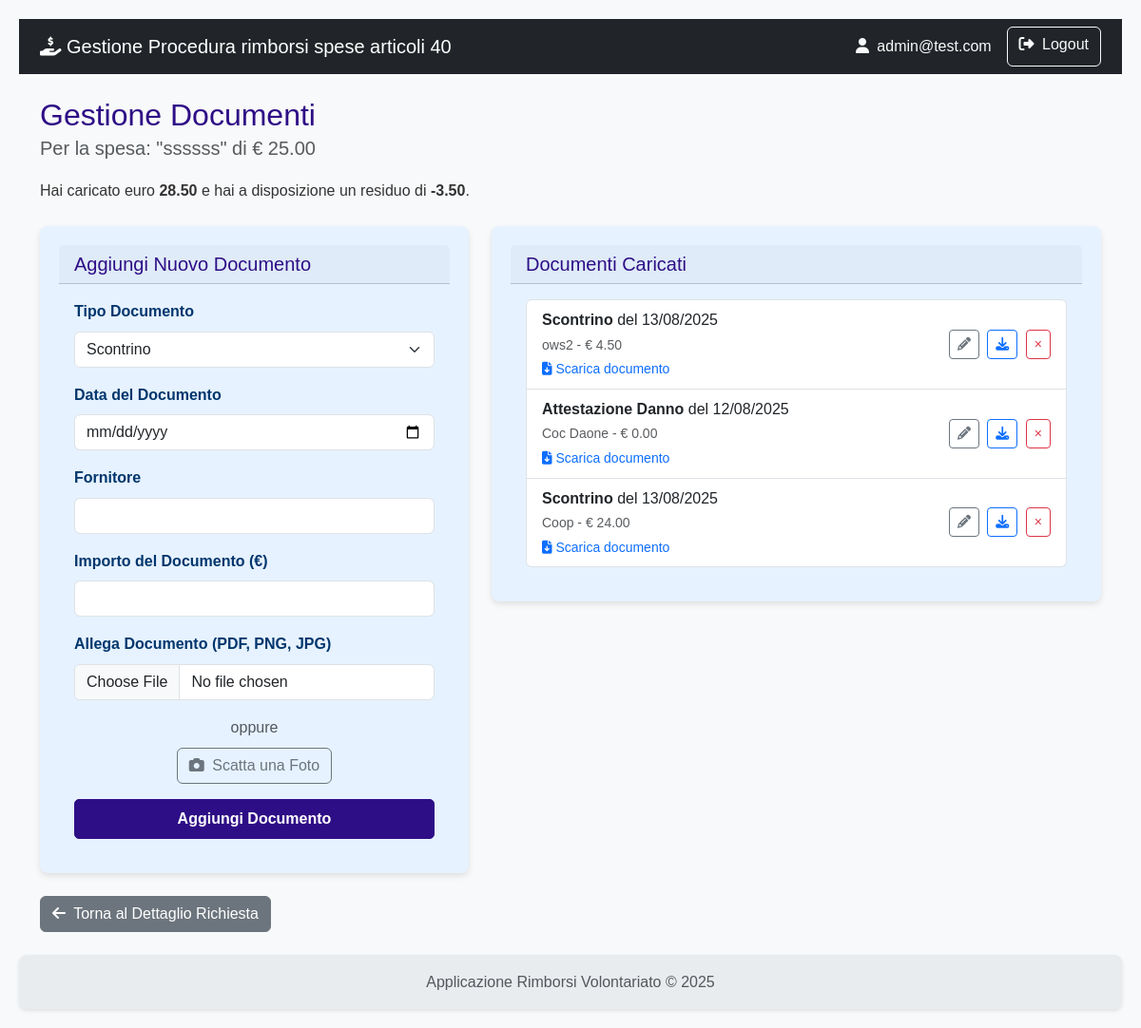
Screenshot of /richiesta/spese/14/documenti (signed in) with the database file from the repository.
### rimborsi/models.py (models this page shows)
class User(db.Model, UserMixin):
    id = db.Column(db.Integer, primary_key=True)
    username = db.Column(db.String(80), nullable=False)
    email = db.Column(db.String(120), nullable=False)
    password_hash = db.Column(db.String(120), nullable=False)
    role = db.Column(db.String(20), nullable=False)
    organizzazioni = db.relationship('Organizzazione', secondary=associazione_utente_organizzazione, back_populates='utenti_compilatori')
    __table_args__ = (
        db.UniqueConstraint('username', name='uq_user_username'),
        db.UniqueConstraint('email', name='uq_user_email'),
    )

class Spesa(db.Model):
    id = db.Column(db.Integer, primary_key=True)
    data_spesa = db.Column(db.Date, nullable=False)
    categoria = db.Column(db.String(1), nullable=False)
    descrizione_spesa = db.Column(db.String(250))
    importo_richiesto = db.Column(db.Float, nullable=False)
    importo_approvato = db.Column(db.Float)
    note_istruttoria = db.Column(db.Text)
    richiesta_id = db.Column(db.Integer, db.ForeignKey('richiesta.id'), nullable=False)
    documenti = db.relationship('DocumentoSpesa', backref='spesa', lazy=True, cascade="all, delete-orphan")
    impiego_id = db.Column(db.Integer, db.ForeignKey('impiego_mezzo_attrezzatura.id'), nullable=True)

class DocumentoSpesa(db.Model):
    id = db.Column(db.Integer, primary_key=True)
    data_documento = db.Column(db.Date, nullable=False)
    fornitore = db.Column(db.String(150))
    importo_documento = db.Column(db.Float, nullable=False)
    tipo_documento = db.Column(db.String(50))
    verificato = db.Column(db.Boolean, default=False)
    note_istruttoria = db.Column(db.Text, nullable=True)
    spesa_id = db.Column(db.Integer, db.ForeignKey('spesa.id'), nullable=False)
    nome_file = db.Column(db.String(255), nullable=True) # Campo per il nome del file salvato
    def get_tipo_documento_display(self):
        tipo = {
            'A': 'Scontrino',
            'B': 'Fattura',
            'C': 'Autorizzazione',
            'D': 'Attestazione Danno'
        }
        return tipo.get(self.tipo_documento, self.tipo_documento)

### rimborsi/richiesta/routes.py (the view)
@richiesta_bp.route('/spese/<int:spesa_id>/documenti', methods=['GET'])
@login_required
def lista_documenti(spesa_id):
    spesa = Spesa.query.get_or_404(spesa_id)
    richiesta = spesa.richiesta  # Accedi alla richiesta associata a questa spesa
    form = DocumentoSpesaForm() # Form per aggiungere nuovi documenti
    return render_template('richiesta/lista_documenti.html', spesa=spesa, form=form, richiesta=richiesta)

### rimborsi/richiesta/forms.py (shortened to what this page needs)
class DocumentoSpesaForm(FlaskForm):
    tipo_documento = SelectField('Tipo Documento', choices=[
        ('A', 'Scontrino'),
        ('B', 'Fattura'),
        ('C', 'Autorizzazione'),
        ('D', 'Attestazione Danno')
    ], validators=[DataRequired()])
    data_documento = DateField('Data del Documento', format='%Y-%m-%d', validators=[DataRequired()])
    fornitore = StringField('Fornitore', validators=[Optional(), Length(max=150)])
    importo_documento = FloatField('Importo del Documento (€)', validators=[Optional()])
    allegato = FileField('Allega Documento (PDF, PNG, JPG)', validators=[
        FileAllowed(['pdf', 'png', 'jpg', 'jpeg'], 'Sono ammessi solo file PDF, PNG e JPG!')
    ])
    submit = SubmitField('Aggiungi Documento')

### rimborsi/templates/richiesta/lista_documenti.html (shortened to what this page needs)
{% extends 'base.html' %}
{% block content %}
    <div class="mb-4">
        <h2 class="mb-0">Gestione Documenti</h2>
        <p class="lead text-muted">
        Per la spesa: "{{ spesa.descrizione_spesa }}" di € {{ "%.2f"|format(spesa.importo_richiesto) }}
       </p>
        {% set totale_caricato = spesa.documenti | map(attribute='importo_documento') | sum %}
        <p>  Hai caricato euro <strong>{{ "%.2f"|format(totale_caricato) }}</strong>
        e hai a disposizione un residuo di
        <strong>{{ "%.2f"|format(spesa.importo_richiesto - totale_caricato) }}</strong>.
        </p>
    </div>
    <div class="row g-4">
        {% include 'partials/_form_documento.html' %}
        {% include 'partials/_lista_documenti_caricati.html' %}
    </div>
    <div class="mt-4">
    <a href="{{ url_for('richiesta.dettaglio_richiesta', richiesta_id=spesa.richiesta_id) }}" class="btn btn-secondary">
        <i class="fas fa-arrow-left me-1"></i> Torna al Dettaglio Richiesta
    </a>
    </div>
{% endblock %}

### rimborsi/templates/base.html (shortened to what this page needs)
<!doctype html>
<html lang="it" class="h-100">
<head>
    <link href="https://cdn.jsdelivr.net/npm/bootstrap@5.3.3/dist/css/bootstrap.min.css" rel="stylesheet" xintegrity="sha384-QWTKZyjpPEjISv5WaRU9OFeRpok6YctnYmDr5pNlyT2bRjXh0JMhjY6hW+ALEwIH">
    <link rel="stylesheet" href="https://cdnjs.cloudflare.com/ajax/libs/font-awesome/6.5.2/css/all.min.css" xintegrity="sha512-SnH5WK+bZxgPHs44uWIX+LLJAJ9/2PkPKZ5QiAj6Ta86w+fsb2TkcmfRyVX3pBnMFcV7oQPJkl9QevSCWr3W6A==" />
    <link rel="stylesheet" href="{{ url_for('static', filename='css/styles.css') }}">
</head>
<body>
    <nav class="navbar navbar-expand-lg navbar-dark bg-dark">
        <div class="container">
            <a class="navbar-brand" href="{{ url_for('auth.index') }}">
                <i class="fas fa-hand-holding-dollar"></i>
                Gestione Procedura rimborsi spese articoli 40
            </a>
            <div class="collapse navbar-collapse" id="navbarNav">
                <div class="d-flex ms-auto">
                    {% if current_user.is_authenticated %}
                        <span class="navbar-text me-3 text-light">
                            <i class="fas fa-user me-1"></i> {{ current_user.email }}
                        </span>
                        <a href="{{ url_for('auth.logout') }}" class="btn btn-outline-light">
                            <i class="fas fa-sign-out-alt me-1"></i> Logout
                        </a>
                    {% else %}
                        <a href="{{ url_for('auth.registrati') }}" class="btn btn-outline-light me-2">Registrati</a>
                        <a href="{{ url_for('auth.login') }}" class="btn btn-outline-light">Login</a>
                    {% endif %}
                </div>
            </div>
        </div>
    </nav>
    <main class="container my-4">
        {% block content %}{% endblock %}
    </main>
    <footer class="footer mt-auto py-3">
        <div class="container text-center">
            <span class="text-muted">Applicazione Rimborsi Volontariato &copy; 2025</span>
        </div>
    </footer>
</body>
</html>

### rimborsi/templates/partials/_lista_documenti_caricati.html
<div class="col-md-7">
    <div class="card shadow-sm">
        <div class="card-header"><h5 class="mb-0">Documenti Caricati</h5></div>
        <div class="card-body">
            <ul class="list-group">
                {% for doc in spesa.documenti %}
                <li class="list-group-item d-flex justify-content-between align-items-center">
                    <div>
                        <strong>{{ doc.get_tipo_documento_display() }}</strong> del {{ doc.data_documento.strftime('%d/%m/%Y') }}
                        <br>
                        <small class="text-muted">{{ doc.fornitore or 'N/D' }} - &euro; {{ "%.2f"|format(doc.importo_documento) if doc.importo_documento is not none else 'N/A' }}</small>
                        {% if doc.nome_file %}
                        <br>
                        <small>
                            <a href="{{ url_for('richiesta.download_documento', documento_id=doc.id) }}" class="text-primary">
                                <i class="fas fa-file-download me-1"></i>Scarica documento
                            </a>
                        </small>
                        {% endif %}
                    </div>
                    <div class="ms-2">
                        <a href="{{ url_for('richiesta.modifica_documento', spesa_id=spesa.id ,  documento_id=doc.id) }}"
                           class="btn btn-sm btn-outline-secondary me-1"
                           title="Modifica"
                           {% if richiesta.stato != 'A' %} style="pointer-events: none; opacity: 0.65;" aria-disabled="true" {% endif %}>
                            <i class="fas fa-pencil-alt"></i>
                        </a>
                        {% if doc.nome_file %}
                        <a href="{{ url_for('richiesta.download_documento', documento_id=doc.id) }}" class="btn btn-sm btn-outline-primary me-1" title="Scarica">
                            <i class="fas fa-download"></i>
                        </a>
                        {% endif %}
                        <form action="{{ url_for('richiesta.cancella_documento', documento_id=doc.id) }}" method="POST" class="d-inline">
                            <button type="submit" class="btn btn-sm btn-outline-danger"
                                    onclick="return confirm('Sei sicuro?');"
                                    {% if richiesta.stato != 'A' %}disabled title="Non puoi cancellare documenti quando la richiesta non è in bozza"{% endif %}>&times;</button>
                        </form>
                    </div>
                </li>
                {% else %}
                <li class="list-group-item text-center text-muted">Nessun documento inserito per questa spesa.</li>
                {% endfor %}
            </ul>
        </div>
    </div>
</div>

### rimborsi/static/css/styles.css (style rules this page uses)
:root { --color-primary: #2e0e86; --color-primary-hover: #142fca; --color-text-light: #ffffff; --color-card-bg: #e6f2ff; --color-card-text: #00366d; --color-bg: #f4f4f4; --color-text-dark: #333; --color-link: #0055a4; --border-radius: 8px; --box-shadow: 0 2px 4px rgba(0, 0, 0, 0.1); --box-shadow-card: 0 3px 6px rgba(0, 0, 0, 0.1); --transition-standard: all 0.3s ease; }
body { font-family: Arial, sans-serif; background-color: var(--color-bg); color: var(--color-text-dark); margin: 0; padding: 20px; line-height: 1.6; }
h1, h2, h3, h4, h5, h6 { color: var(--color-primary); margin-top: 0; }
a { color: var(--color-link); text-decoration: none; }
.card { flex: 1; background-color: var(--color-card-bg); color: var(--color-card-text); border-radius: var(--border-radius); padding: 20px; box-shadow: var(--box-shadow-card); transition: transform 0.2s ease-in-out; border: none; }
.card-body i { transition: var(--transition-standard); }
.shadow-sm { box-shadow: var(--box-shadow-card) !important; }
.text-center { text-align: center; }
.footer { display: flex; justify-content: left; gap: 20px; background-color: var(--color-primary); padding: 15px 20px; border-radius: var(--border-radius); margin-top: 20px; box-shadow: var(--box-shadow); }

### rimborsi/templates/base.html (style rules this page uses)
body { display: flex; flex-direction: column; min-height: 100vh; background-color: #f8f9fa; }
main { flex: 1; }
.footer { background-color: #e9ecef; }

### rows the page displays
User: email "admin@test.com"
Spesa: descrizione_spesa "ssssss", importo_richiesto "25.00", spesa.importo_richiesto-totale_caricato "-3.50"
DocumentoSpesa: tipo_documento "Scontrino", data_documento "13/08/2025", fornitore "ows2", importo_documento "4.50"
DocumentoSpesa: tipo_documento "Attestazione Danno", data_documento "12/08/2025", fornitore "Coc Daone", importo_documento "0.00"
DocumentoSpesa: tipo_documento "Scontrino", data_documento "13/08/2025", fornitore "Coop", importo_documento "24.00"

### other values shown
{{ "%.2f"|format(totale_caricato) }} "28.50"
